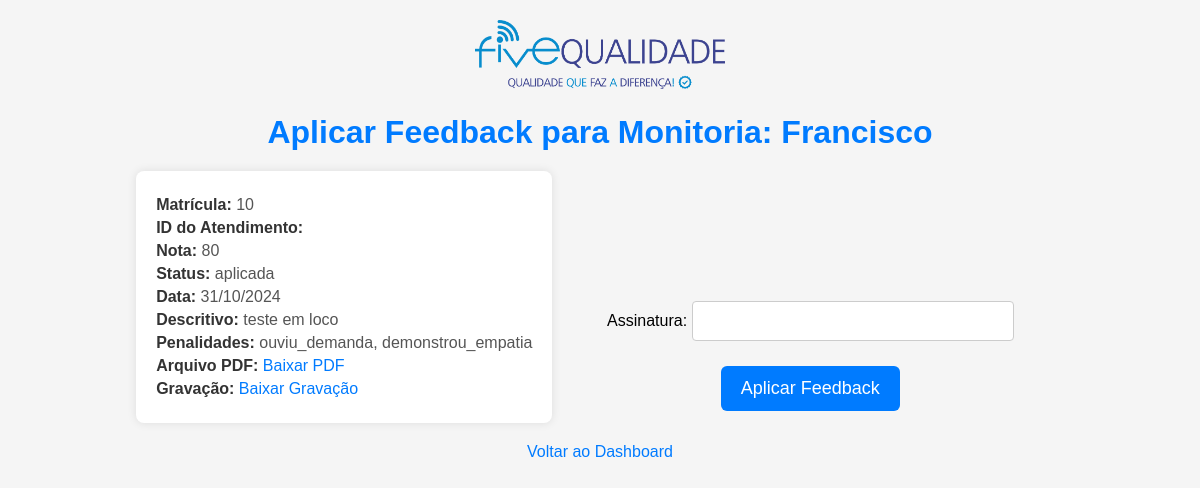
Page /aplicar_feedback/1 on the committed database.
### app.py (models this page shows)
class Monitoria(db.Model):
    id = db.Column(db.Integer, primary_key=True)
    nome_analista = db.Column(db.String(100), nullable=False)
    matricula = db.Column(db.String(100), nullable=False)
    id_atendimento = db.Column(db.String(100), nullable=False)
    nota = db.Column(db.Integer, nullable=False)
    status = db.Column(db.String(20), nullable=False)
    descritivo = db.Column(db.Text, nullable=True)
    arquivo_pdf = db.Column(db.String(200), nullable=True)
    gravacao = db.Column(db.String(200), nullable=True)
    penalidades = db.Column(db.Text, nullable=True)
    data_monitoria = db.Column(db.DateTime, default=datetime.utcnow)
    usuario_id = db.Column(db.Integer, db.ForeignKey('usuario.id'), nullable=False)
    assinatura = db.Column(db.String(100))  # Adiciona a coluna assinatura
    data_assinatura = db.Column(db.DateTime)  # Adiciona a coluna para data da assinatura

### app.py (the view, shortened to what this page needs)
@app.route('/aplicar_feedback/<int:index>', methods=['GET', 'POST'])
def aplicar_feedback(index):
    monitoria = Monitoria.query.get_or_404(index)  # Obtém a monitoria pelo ID
    return render_template('aplicar_feedback.html', monitoria=monitoria, arquivo_pdf=monitoria.arquivo_pdf, gravacao=monitoria.gravacao)

### templates/aplicar_feedback.html (shortened to what this page needs)
<!DOCTYPE html>
<html lang="pt-BR">
<head>
</head>
<body>
    <div class="logo-container">
        <img src="{{ url_for('static', filename='static/img/logo.png') }}" alt="Logo Fivenet">
    </div>
    <h1>Aplicar Feedback para Monitoria: {{ monitoria.nome_analista }}</h1>
    <div class="monitoria-details">
        <p><strong>Matrícula:</strong> {{ monitoria.matricula }}</p>
        <p><strong>ID do Atendimento:</strong> {{ monitoria.atendimento_id }}</p>
        <p><strong>Nota:</strong> {{ monitoria.nota }}</p>
        <p><strong>Status:</strong> {{ monitoria.status }}</p>
        <p><strong>Data:</strong> {{ monitoria.data_monitoria.strftime('%d/%m/%Y') }}</p>
        <p><strong>Descritivo:</strong> {{ monitoria.descritivo }}</p>
        <p><strong>Penalidades:</strong> {{ monitoria.penalidades }}</p>
        {% if monitoria.arquivo_pdf %}
            <p><strong>Arquivo PDF:</strong> <a href="{{ url_for('download_file', filename=monitoria.arquivo_pdf) }}" target="_blank">Baixar PDF</a></p>
        {% else %}
            <p><strong>Arquivo PDF:</strong> Nenhum arquivo PDF incluído</p>
        {% endif %}
        {% if monitoria.gravacao %}
            <p><strong>Gravação:</strong>
                <a href="{{ url_for('download_file', filename=monitoria.gravacao) }}" target="_blank">Baixar Gravação</a>
            </p>
        {% else %}
            <p><strong>Gravação:</strong> Nenhuma gravação incluída</p>
        {% endif %}
    </div>
    <form method="POST">
        <label for="assinatura">Assinatura:</label>
        <input type="text" id="assinatura" name="assinatura" required>
        <button type="submit">Aplicar Feedback</button>
    </form>
    <br>
    <a href="{{ url_for('dashboard') }}">Voltar ao Dashboard</a>
</body>
</html>

### templates/aplicar_feedback.html (style rules this page uses)
body { font-family: Arial, sans-serif; background-color: #f5f5f5; margin: 0; padding: 20px; text-align: center; }
h1 { color: #007bff; margin-bottom: 20px; }
p { color: #555; font-size: 18px; margin-bottom: 30px; }
form { display: inline-block; margin-top: 20px; }
input[type="text"] { padding: 10px; font-size: 16px; border: 1px solid #ccc; border-radius: 4px; width: 100%; max-width: 300px; margin-bottom: 20px; }
button { padding: 12px 20px; background-color: #007bff; color: white; border: none; border-radius: 6px; font-size: 18px; cursor: pointer; transition: background-color 0.3s ease, transform 0.3s ease; margin: 5px; }
a { color: #007bff; text-decoration: none; }
.monitoria-details { text-align: left; display: inline-block; background-color: #fff; padding: 20px; border-radius: 8px; box-shadow: 0 0 10px rgba(0, 0, 0, 0.1); margin-bottom: 20px; }
.monitoria-details p { margin: 5px 0; font-size: 16px; }
.monitoria-details strong { color: #333; }
.logo-container { text-align: center; margin-bottom: 20px; }
.logo-container img { max-width: 250px; height: auto; }

### rows in the picture
Monitoria: nome_analista "Francisco", matricula "10", nota "80", status "aplicada", data_monitoria "31/10/2024", descritivo "teste em loco", penalidades "ouviu_demanda, demonstrou_empatia"
